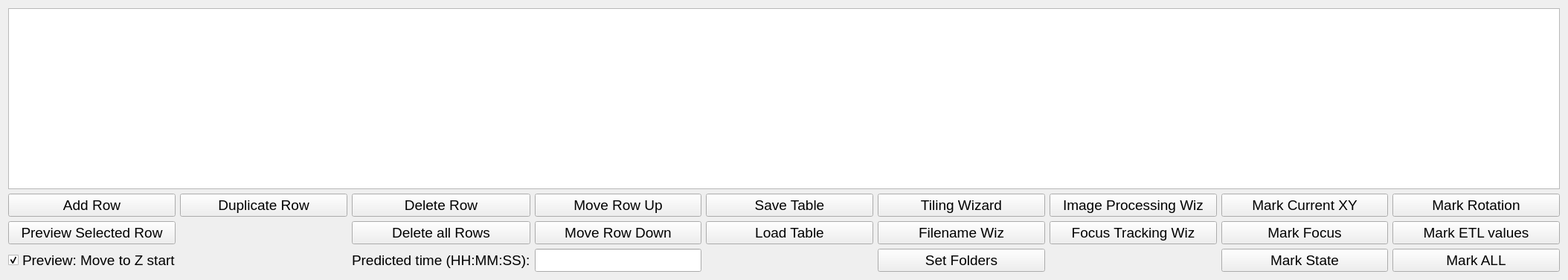
<?xml version="1.0" encoding="UTF-8"?>
<ui version="4.0">
 <class>Form</class>
 <widget class="QWidget" name="Form">
  <property name="enabled">
   <bool>true</bool>
  </property>
  <property name="geometry">
   <rect>
    <x>0</x>
    <y>0</y>
    <width>2108</width>
    <height>376</height>
   </rect>
  </property>
  <property name="windowTitle">
   <string>Form</string>
  </property>
  <layout class="QHBoxLayout" name="horizontalLayout">
   <item>
    <layout class="QVBoxLayout" name="verticalLayout">
     <item>
      <widget class="QTableView" name="table">
       <property name="font">
        <font>
         <pointsize>14</pointsize>
        </font>
       </property>
       <property name="dragEnabled">
        <bool>true</bool>
       </property>
       <property name="dragDropOverwriteMode">
        <bool>false</bool>
       </property>
       <property name="dragDropMode">
        <enum>QAbstractItemView::InternalMove</enum>
       </property>
       <property name="defaultDropAction">
        <enum>Qt::MoveAction</enum>
       </property>
       <property name="alternatingRowColors">
        <bool>false</bool>
       </property>
       <property name="selectionMode">
        <enum>QAbstractItemView::SingleSelection</enum>
       </property>
       <property name="selectionBehavior">
        <enum>QAbstractItemView::SelectRows</enum>
       </property>
       <property name="showGrid">
        <bool>true</bool>
       </property>
      </widget>
     </item>
     <item>
      <layout class="QGridLayout" name="gridLayout">
       <item row="1" column="2">
        <widget class="QPushButton" name="DeleteAllButton">
         <property name="font">
          <font>
           <pointsize>14</pointsize>
          </font>
         </property>
         <property name="toolTip">
          <string>Deletes all rows in the table</string>
         </property>
         <property name="text">
          <string>Delete all Rows</string>
         </property>
        </widget>
       </item>
       <item row="0" column="2">
        <widget class="QPushButton" name="DeleteButton">
         <property name="font">
          <font>
           <pointsize>14</pointsize>
          </font>
         </property>
         <property name="toolTip">
          <string>Deletes selected row</string>
         </property>
         <property name="text">
          <string>Delete Row</string>
         </property>
        </widget>
       </item>
       <item row="0" column="1">
        <widget class="QPushButton" name="CopyButton">
         <property name="font">
          <font>
           <pointsize>14</pointsize>
          </font>
         </property>
         <property name="toolTip">
          <string>Duplicates a row in the table</string>
         </property>
         <property name="text">
          <string>Duplicate Row</string>
         </property>
        </widget>
       </item>
       <item row="0" column="3">
        <widget class="QPushButton" name="MoveUpButton">
         <property name="font">
          <font>
           <pointsize>14</pointsize>
          </font>
         </property>
         <property name="toolTip">
          <string>Moves selected row up</string>
         </property>
         <property name="text">
          <string>Move Row Up</string>
         </property>
        </widget>
       </item>
       <item row="0" column="0">
        <widget class="QPushButton" name="AddButton">
         <property name="font">
          <font>
           <pointsize>14</pointsize>
          </font>
         </property>
         <property name="toolTip">
          <string>Adds another row to the table</string>
         </property>
         <property name="text">
          <string>Add Row</string>
         </property>
        </widget>
       </item>
       <item row="0" column="4">
        <widget class="QPushButton" name="SaveButton">
         <property name="font">
          <font>
           <pointsize>14</pointsize>
          </font>
         </property>
         <property name="toolTip">
          <string>Saves the table</string>
         </property>
         <property name="text">
          <string>Save Table</string>
         </property>
        </widget>
       </item>
       <item row="0" column="9">
        <widget class="QPushButton" name="MarkCurrentRotationButton">
         <property name="font">
          <font>
           <pointsize>14</pointsize>
          </font>
         </property>
         <property name="toolTip">
          <string>Copies current sample rotation angle into the selected row.</string>
         </property>
         <property name="text">
          <string>Mark Rotation</string>
         </property>
        </widget>
       </item>
       <item row="1" column="9">
        <widget class="QPushButton" name="MarkCurrentETLParametersButton">
         <property name="font">
          <font>
           <pointsize>14</pointsize>
          </font>
         </property>
         <property name="toolTip">
          <string>Copies current ETL values into the selected row.</string>
         </property>
         <property name="text">
          <string>Mark ETL values</string>
         </property>
        </widget>
       </item>
       <item row="1" column="0">
        <widget class="QPushButton" name="PreviewSelectionButton">
         <property name="enabled">
          <bool>true</bool>
         </property>
         <property name="font">
          <font>
           <pointsize>14</pointsize>
          </font>
         </property>
         <property name="toolTip">
          <string>Preview acquisition: The microscope will move the to the starting location and set up everything (filters, lasers, ...).</string>
         </property>
         <property name="text">
          <string>Preview Selected Row</string>
         </property>
        </widget>
       </item>
       <item row="0" column="6">
        <widget class="QPushButton" name="ImageProcessingWizardButton">
         <property name="font">
          <font>
           <pointsize>14</pointsize>
          </font>
         </property>
         <property name="toolTip">
          <string>Generates Image Processing Options for the entire table.</string>
         </property>
         <property name="text">
          <string>Image Processing Wiz</string>
         </property>
        </widget>
       </item>
       <item row="1" column="6">
        <widget class="QPushButton" name="FocusTrackingWizardButton">
         <property name="font">
          <font>
           <pointsize>14</pointsize>
          </font>
         </property>
         <property name="toolTip">
          <string>Generates start/end focus positions for the table.</string>
         </property>
         <property name="text">
          <string>Focus Tracking Wiz</string>
         </property>
        </widget>
       </item>
       <item row="1" column="3">
        <widget class="QPushButton" name="MoveDownButton">
         <property name="font">
          <font>
           <pointsize>14</pointsize>
          </font>
         </property>
         <property name="toolTip">
          <string>Moves selected row down</string>
         </property>
         <property name="text">
          <string>Move Row Down</string>
         </property>
        </widget>
       </item>
       <item row="2" column="8">
        <widget class="QPushButton" name="MarkCurrentStateButton">
         <property name="font">
          <font>
           <pointsize>14</pointsize>
          </font>
         </property>
         <property name="toolTip">
          <string>Copies current laser, intensity, zoom &amp; filter settings into the selected row.</string>
         </property>
         <property name="text">
          <string>Mark State</string>
         </property>
        </widget>
       </item>
       <item row="1" column="8">
        <widget class="QPushButton" name="MarkCurrentFocusButton">
         <property name="font">
          <font>
           <pointsize>14</pointsize>
          </font>
         </property>
         <property name="toolTip">
          <string>Copies the current focus into the selected row (Sets both start &amp; end focus).</string>
         </property>
         <property name="text">
          <string>Mark Focus</string>
         </property>
        </widget>
       </item>
       <item row="0" column="8">
        <widget class="QPushButton" name="MarkCurrentXYButton">
         <property name="font">
          <font>
           <pointsize>14</pointsize>
          </font>
         </property>
         <property name="toolTip">
          <string>Copies the current X &amp; Y position into the selected row.</string>
         </property>
         <property name="text">
          <string>Mark Current XY</string>
         </property>
        </widget>
       </item>
       <item row="1" column="4">
        <widget class="QPushButton" name="LoadButton">
         <property name="font">
          <font>
           <pointsize>14</pointsize>
          </font>
         </property>
         <property name="toolTip">
          <string>Loads a saved table.</string>
         </property>
         <property name="text">
          <string>Load Table</string>
         </property>
        </widget>
       </item>
       <item row="0" column="5">
        <widget class="QPushButton" name="TilingWizardButton">
         <property name="enabled">
          <bool>true</bool>
         </property>
         <property name="font">
          <font>
           <pointsize>14</pointsize>
          </font>
         </property>
         <property name="toolTip">
          <string>Generates a tiling acquisition through a series of steps.</string>
         </property>
         <property name="text">
          <string>Tiling Wizard</string>
         </property>
        </widget>
       </item>
       <item row="1" column="5">
        <widget class="QPushButton" name="FilenameWizardButton">
         <property name="font">
          <font>
           <pointsize>14</pointsize>
          </font>
         </property>
         <property name="toolTip">
          <string>Generates filenames for the entire table.</string>
         </property>
         <property name="text">
          <string>Filename Wiz</string>
         </property>
        </widget>
       </item>
       <item row="2" column="0" colspan="2">
        <widget class="QCheckBox" name="PreviewZCheckBox">
         <property name="font">
          <font>
           <pointsize>14</pointsize>
          </font>
         </property>
         <property name="toolTip">
          <string>If enabled, the sample will be moved to the z-starting location if &quot;Preview Selected Row&quot; is clicked.</string>
         </property>
         <property name="text">
          <string>Preview: Move to Z start</string>
         </property>
         <property name="checked">
          <bool>true</bool>
         </property>
        </widget>
       </item>
       <item row="2" column="3">
        <widget class="QLineEdit" name="AcquisitionTimeEdit">
         <property name="sizePolicy">
          <sizepolicy hsizetype="Preferred" vsizetype="Fixed">
           <horstretch>0</horstretch>
           <verstretch>0</verstretch>
          </sizepolicy>
         </property>
         <property name="font">
          <font>
           <pointsize>14</pointsize>
          </font>
         </property>
         <property name="acceptDrops">
          <bool>false</bool>
         </property>
         <property name="toolTip">
          <string>Predicted acquisition time in hh:mm:ss.</string>
         </property>
         <property name="readOnly">
          <bool>true</bool>
         </property>
        </widget>
       </item>
       <item row="2" column="2">
        <widget class="QLabel" name="label">
         <property name="font">
          <font>
           <pointsize>14</pointsize>
          </font>
         </property>
         <property name="toolTip">
          <string>Predicted acquisition time in hh:mm:ss.</string>
         </property>
         <property name="text">
          <string>Predicted time (HH:MM:SS):</string>
         </property>
        </widget>
       </item>
       <item row="2" column="5">
        <widget class="QPushButton" name="SetFoldersButton">
         <property name="font">
          <font>
           <pointsize>14</pointsize>
          </font>
         </property>
         <property name="toolTip">
          <string>Sets all the save folders for the entire table.</string>
         </property>
         <property name="text">
          <string>Set Folders</string>
         </property>
        </widget>
       </item>
       <item row="2" column="9">
        <widget class="QPushButton" name="MarkAllButton">
         <property name="font">
          <font>
           <pointsize>14</pointsize>
          </font>
         </property>
         <property name="toolTip">
          <string>Copies all current settings into the selected row.</string>
         </property>
         <property name="text">
          <string>Mark ALL</string>
         </property>
        </widget>
       </item>
      </layout>
     </item>
    </layout>
   </item>
  </layout>
 </widget>
 <resources/>
 <connections/>
</ui>
